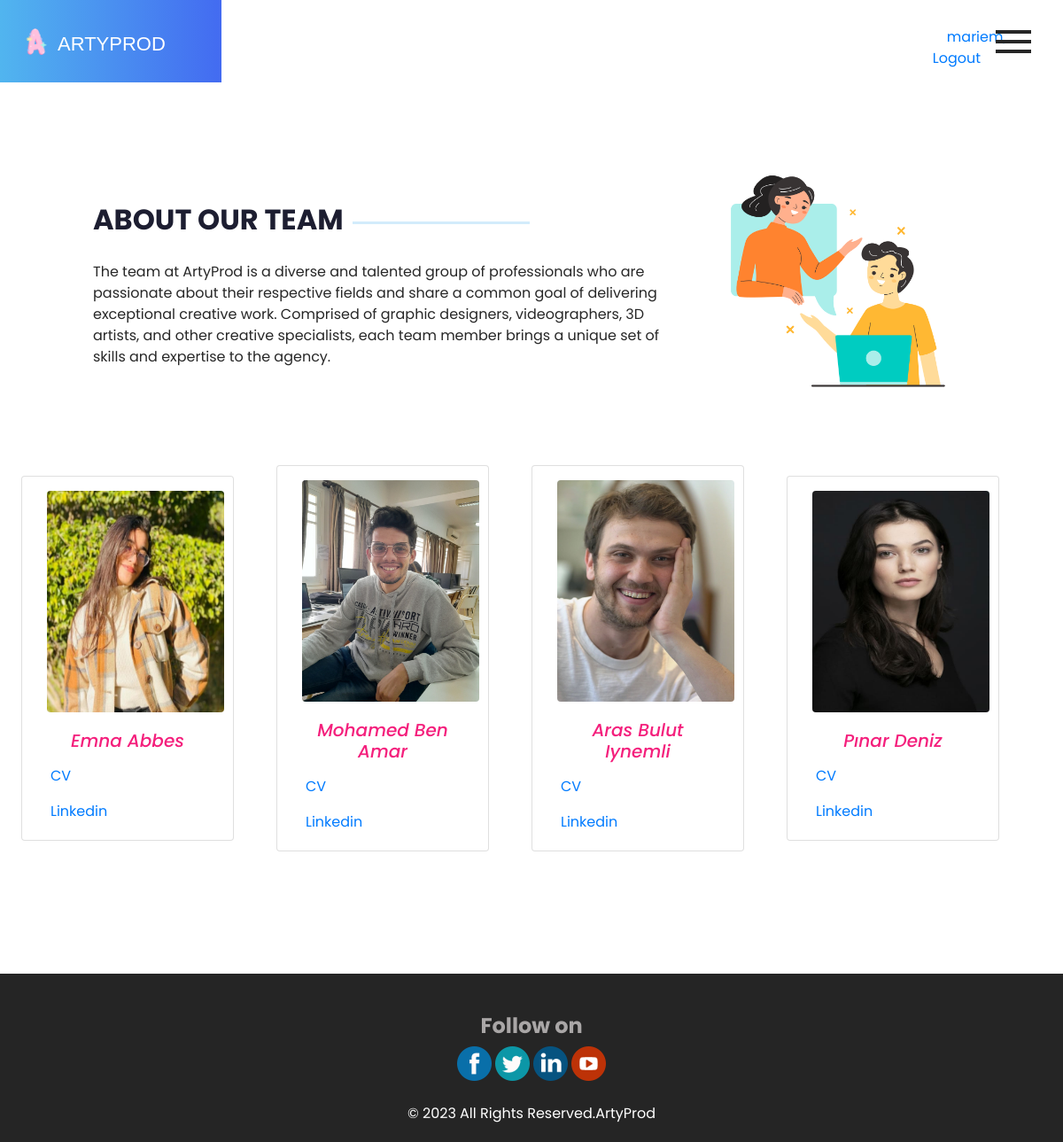
/myapp/team/ (signed in), run on the app's committed database.
### myapp/models.py (models this page shows, shortened)
class Personnel(models.Model):
    nom = models.CharField(max_length=100)
    fichier_CV = models.FileField(upload_to='personnel/cv/')
    fichier_photo = models.ImageField(upload_to='personnel/photos/')
    lien_linkedIn = models.URLField(blank=True)
    equipeID=models.ForeignKey(Equipe, on_delete=models.CASCADE)

### myapp/views.py (the view)
# urls.py: path('team/',views.team,name="team"),
def team(request):
    list = Personnel.objects.all()
    return render(request,'myapp/team.html',{'list':list})

### myapp/templates/myapp/team.html (shortened to what this page needs)
{% load static %}
{% load static %}
{% include 'myapp/base.html' %}
  <section class="about_section layout_padding">
    <div class="container">
      <div class="row">
        <div class="col-md-8 ">
          <div class="detail-box">
            <div class="heading_container">
              <h2>
                About
                Our Team
              </h2>
              <hr>
            </div>
            <p>
              The team at ArtyProd is a diverse and talented group of professionals who are passionate about their
              respective fields and share a common goal of delivering exceptional creative work. Comprised of graphic
              designers, videographers, 3D artists, and other creative specialists, each team member brings a unique set
              of skills and expertise to the agency.
            </p>
          </div>
        </div>
        <div class="col-md-4 mb-4">
          <div class="img-box">
            <img src="{% static 'images/communication.png' %}" alt="" class="w-75 ">
          </div>
        </div>
        <div class="">
          <div class="row dish_container mt-5 justify-content-center">
            {% for p in list %}
            <div class="card me-5 mb-5" style="width: 15rem; ">
              <img src="/media/{{p.fichier_photo}}" class="card-img-top rounded ms-3 mt-3" alt="{{p.nom}}" style="height:250px;width:200px;">
              <div class="card-body">
                <h5 class="card-title text-center cardtitle mb-3 fst-italic">{{p.nom}}</h5>
                <p class="card-text"><a href="/media/{{p.fichier_CV}}" download>CV</a></p>
                <p class="card-text"><a href="{{p.lien_linkedIn}}">Linkedin</a></p>
              </div>
            </div>
            {% endfor %}
          </div>
        </div>
      </div>
    </div>
  </section>
  {% include 'myapp/footer.html' %}
</body>
</html>

### myapp/templates/myapp/base.html (shortened to what this page needs)
{% load static %}
<!DOCTYPE html>
<html>
<head>
    <link rel="stylesheet" type="text/css"
        href="https://cdnjs.cloudflare.com/ajax/libs/OwlCarousel2/2.3.4/assets/owl.carousel.min.css" />
    <link href="https://cdn.jsdelivr.net/npm/bootstrap@5.3.0-alpha3/dist/css/bootstrap.min.css" rel="stylesheet"
>
        <link rel="stylesheet" href="https://cdn.jsdelivr.net/npm/bootstrap-icons@1.10.5/font/bootstrap-icons.css">
    <link rel="stylesheet" type="text/css" href="{% static 'css/bootstrap.css' %}" />
    <link href="{% static 'css/style.css'%}" rel="stylesheet" />
    <link href="{% static 'css/responsive.css'%}" rel="stylesheet" />
</head>
<body class="sub_page">
    <div class="hero_area">
        <header class="header_section">
            <div class="container-fluid">
                <nav class="navbar navbar-expand-lg custom_nav-container">
                    <a class="navbar-brand" href="{% url 'index' %}">
                        <img src="{% static 'images/logoo.png'%}" alt="" class="" />
                        <span>
                            ArtyProd
                        </span>
                    </a>
                    <div class="auth">
                      {% if user.is_authenticated %}
                      <a class="mx-3 text-primary">{{user}},</a>
                      <a href="{% url 'logout' %}">Logout</a>
                      {% else %}
                      <a href="{% url 'register' %}" class="mx-3">Sign Up</a>
                      <a href="{% url 'login' %}">Sign In</a>
                      {% endif %}
                  </div>
                    <div class="navbar-collapse" id="">
                        <div class="custom_menu-btn">
                            <button onclick="openNav()">
                                <span class="s-1"> </span>
                                <span class="s-2"> </span>
                                <span class="s-3"> </span>
                            </button>
                        </div>
                    </div>
                </nav>
            </div>
        </header>
    </div>

### myapp/static/css/style.css (style rules this page uses)
p { color: #272727; }
body { font-family: 'Poppins', sans-serif; color: #0c0c0c; background-color: #ffffff; }
.layout_padding { padding: 90px 0; }
.heading_container { display: -webkit-box; display: -ms-flexbox; display: flex; -webkit-box-align: center; -ms-flex-align: center; align-items: center; }
.heading_container h2 { font-weight: bold; color: #1d1e31; position: relative; text-transform: uppercase; }
.heading_container hr { margin: 0 10px; border: none; -webkit-box-flex: 1; -ms-flex: 1; flex: 1; max-width: 200px; height: 3px; background-color: #51b5ef; }
.hero_area { height: 100vh; position: relative; }
.hero_area::before { content: ""; position: absolute; top: 0; left: 0; width: 25%; min-width: 150px; height: 100%; background: -webkit-gradient(linear, left top, right top, from(#51b5ef), to(#436bf1)); background: linear-gradient(to right, #51b5ef, #436bf1); }
.sub_page .hero_area { height: auto; }
.sub_page .hero_area::before { width: 250px; }
.header_section .container-fluid { padding-right: 25px; padding-left: 25px; }
.custom_menu-btn { z-index: 9; position: absolute; right: 5px; top: 14px; }
.custom_menu-btn button { margin-top: 12px; outline: none; border: none; background-color: transparent; }
.custom_menu-btn span { display: block; width: 40px; height: 4px; background-color: #262626; margin: 7px 0; -webkit-transition: all .3s; transition: all .3s; }
a, a:hover, a:focus { text-decoration: none; }
.navbar-brand { display: -webkit-box; display: -ms-flexbox; display: flex; -webkit-box-align: center; -ms-flex-align: center; align-items: center; font-family: 'American Typewriter', sans-serif; font-weight: 400; }
.navbar-brand img { width: 30px; margin-right: 10px; }
.navbar-brand span { text-transform: uppercase; font-size: 22px; color: #ffffff; margin-top: 5px; }
.custom_nav-container { z-index: 99999; padding: 15px 0; }
.about_section .row { -webkit-box-align: center; -ms-flex-align: center; align-items: center; }
.about_section .detail-box { padding-left: 10%; }
.about_section .detail-box p { margin-top: 20px; }
.about_section .img-box img { width: 100%; }
.auth { margin-left:850px; margin-top: 15px; }
.cardtitle { color: #F41F7C; }

### myapp/static/css/responsive.css (style rules this page uses)
@media (min-width: 1200px) { .container { max-width: 1170px; } }

### data on the page
Personnel: fichier_photo (picture), nom "Emna Abbes"
Personnel: fichier_photo (picture), nom "Mohamed Ben Amar"
Personnel: fichier_photo (picture), nom "Aras Bulut Iynemli"
Personnel: fichier_photo (picture), nom "Pınar Deniz"

### other printed values
{{ user }} "mariem"
